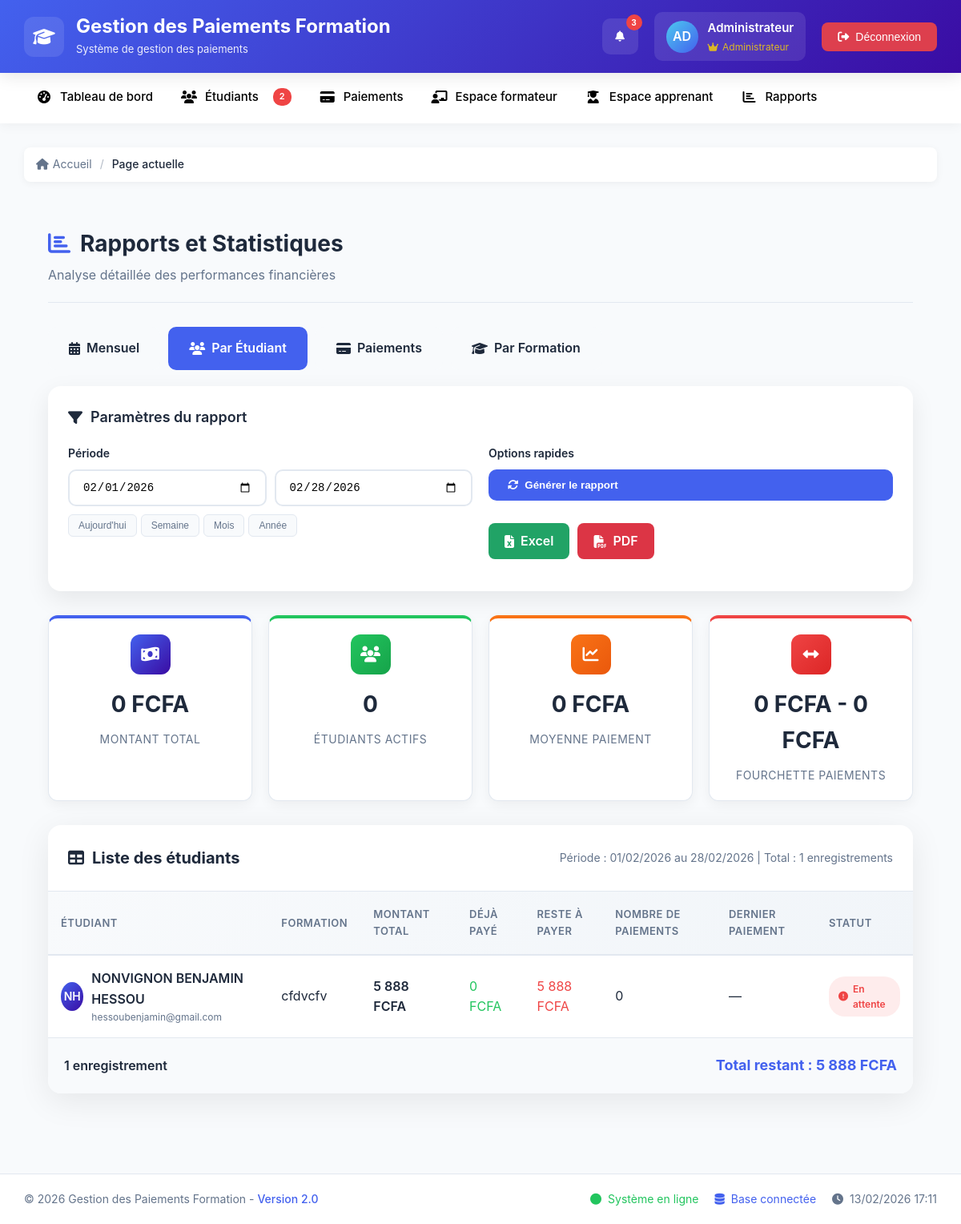
The page /raports.php?report_type=students&start_date=2026-02-01&end_date=2026-02-28 (signed in) on the database its author committed.
### tables this page shows
CREATE TABLE `students` (
  `id` int(11) NOT NULL,
  `first_name` varchar(100) NOT NULL,
  `last_name` varchar(100) NOT NULL,
  `email` varchar(255) NOT NULL,
  `phone` varchar(20) DEFAULT NULL,
  `formation_type` varchar(100) DEFAULT NULL,
  `total_amount` decimal(10,2) DEFAULT 0.00,
  `paid_amount` decimal(10,2) DEFAULT 0.00,
  `balance` decimal(10,2) DEFAULT 0.00,
  `registration_date` timestamp NOT NULL DEFAULT current_timestamp()
);

### raports.php (the view, shortened to what the rows shown need)
<?php
require_once 'includes/functions.php';
require_once 'config/database.php';
$start_date = $_GET['start_date'] ?? date('Y-m-01');
$end_date = $_GET['end_date'] ?? date('Y-m-t');
$report_type = $_GET['report_type'] ?? 'monthly';
$report_data = [];
switch ($report_type) {
    case 'students':
        $sql = "
            SELECT
                s.id,
                s.first_name,
                s.last_name,
                s.email,
                s.formation_type,
                s.total_amount,
                s.paid_amount,
                (s.total_amount - s.paid_amount) as balance,
                COUNT(p.id) as payment_count,
                SUM(p.amount) as total_paid,
                MAX(p.payment_date) as last_payment_date
            FROM students s
            LEFT JOIN payments p ON s.id = p.student_id
            WHERE (p.payment_date BETWEEN ? AND ? OR p.id IS NULL)
            GROUP BY s.id, s.first_name, s.last_name, s.email, s.formation_type, s.total_amount, s.paid_amount
            ORDER BY s.last_name, s.first_name
        ";
        $stmt = $pdo->prepare($sql);
        $stmt->execute([$start_date, $end_date]);
        $report_data = $stmt->fetchAll(PDO::FETCH_ASSOC);
        break;
}
?>
<!DOCTYPE html>
<html lang="fr">
<head>
    <link rel="stylesheet" href="assets/css/style.css">
    <link rel="stylesheet" href="https://cdnjs.cloudflare.com/ajax/libs/font-awesome/6.4.0/css/all.min.css">
</head>
<body>
    <?php include 'includes/header.php'; ?>
    <div class="reports-container">
        <div class="page-header">
            <div>
                <h1 class="page-title">
                    <i class="fas fa-chart-bar"></i>
                    Rapports et Statistiques
                </h1>
            </div>
        </div>
        <div class="report-table-container">
            <?php if (empty($report_data)): ?>
            <div class="empty-state">
                <i class="fas fa-chart-bar"></i>
                <h3>Aucune donnée disponible</h3>
                <p>Aucune donnée trouvée pour la période et les critères sélectionnés.</p>
                <p style="font-size: 14px; margin-top: 10px;">
                    Essayez de modifier la période ou les paramètres de filtrage.
                </p>
            </div>
            <?php else: ?>
            <div style="overflow-x: auto;">
                <table class="report-table">
                    <thead>
                        <tr>
                            <?php if ($report_type === 'monthly'): ?>
                            <th>Mois</th>
                            <th>Nombre de paiements</th>
                            <th>Étudiants uniques</th>
                            <th>Montant total</th>
                            <th>Moyenne par paiement</th>
                            <?php elseif ($report_type === 'students'): ?>
                            <th>Étudiant</th>
                            <th>Formation</th>
                            <th>Montant total</th>
                            <th>Déjà payé</th>
                            <th>Reste à payer</th>
                            <th>Nombre de paiements</th>
                            <th>Dernier paiement</th>
                            <th>Statut</th>
                            <?php endif; ?>
                        </tr>
                    </thead>
                    <tbody>
                        <?php foreach ($report_data as $row): ?>
                        <tr>
                            <?php if ($report_type === 'monthly'): ?>
                            <td style="font-weight: 600;"><?php echo $row['month_name']; ?></td>
                            <td><?php echo $row['payment_count']; ?></td>
                            <td><?php echo $row['student_count']; ?></td>
                            <td style="font-weight: 700; color: var(--success);">
                                <?php echo formatAmount($row['total_amount']); ?></td>
                            <td><?php echo formatAmount($row['average_amount']); ?></td>
                            <?php elseif ($report_type === 'students'):
                                $balance = $row['total_amount'] - $row['paid_amount'];
                                $status = $balance <= 0 ? 'paid' : ($row['paid_amount'] > 0 ? 'partial' : 'pending');
                                $status_class = 'status-' . $status;
                                $status_text = $balance <= 0 ? 'Payé' : ($row['paid_amount'] > 0 ? 'Partiel' : 'En attente');
                            ?>
                            <td>
                                <div style="display: flex; align-items: center; gap: 10px;">
                                    <div
                                        style="width: 36px; height: 36px; background: linear-gradient(135deg, var(--primary), var(--primary-dark)); border-radius: 50%; display: flex; align-items: center; justify-content: center; color: white; font-weight: 600; font-size: 14px;">
                                        <?php echo strtoupper(substr($row['first_name'], 0, 1) . substr($row['last_name'], 0, 1)); ?>
                                    </div>
                                    <div>
                                        <div style="font-weight: 600;">
                                            <?php echo htmlspecialchars($row['first_name'] . ' ' . $row['last_name']); ?>
                                        </div>
                                        <div style="font-size: 12px; color: var(--gray);">
                                            <?php echo htmlspecialchars($row['email']); ?></div>
                                    </div>
                                </div>
                            </td>
                            <td><?php echo htmlspecialchars($row['formation_type']); ?></td>
                            <td style="font-weight: 600;"><?php echo formatAmount($row['total_amount']); ?></td>
                            <td style="color: var(--success);"><?php echo formatAmount($row['paid_amount']); ?></td>
                            <td style="color: var(--danger);"><?php echo formatAmount($balance); ?></td>
                            <td><?php echo $row['payment_count']; ?></td>
                            <td><?php echo $row['last_payment_date'] ? formatDate($row['last_payment_date']) : '—'; ?>
                            </td>
                            <td>
                                <span class="status-badge <?php echo $status_class; ?>">
                                    <i
                                        class="fas fa-<?php echo $status === 'paid' ? 'check-circle' : ($status === 'partial' ? 'clock' : 'exclamation-circle'); ?>"></i>
                                    <?php echo $status_text; ?>
                                </span>
                            </td>
                            <?php endif; ?>
                        </tr>
                        <?php endforeach; ?>
                    </tbody>
                    <tfoot>
                        <tr style="background: var(--light);">
                            <td colspan="<?php echo $report_type === 'monthly' ? 5 : ($report_type === 'students' ? 8 : ($report_type === 'payments' ? 7 : 7)); ?>"
                                style="padding: 20px; text-align: right;">
                                <div style="display: flex; justify-content: space-between; align-items: center;">
                                    <div style="font-weight: 600; color: var(--dark);">
                                        <?php echo count($report_data); ?>
                                        enregistrement<?php echo count($report_data) > 1 ? 's' : ''; ?>
                                    </div>
                                    <div style="font-size: 18px; font-weight: 700; color: var(--primary);">
                                        <?php if ($report_type === 'monthly'): ?>
                                        Total général :
                                        <?php echo formatAmount(array_sum(array_column($report_data, 'total_amount'))); ?>
                                        <?php elseif ($report_type === 'students'): ?>
                                        Total restant :
                                        <?php echo formatAmount(array_sum(array_map(function($r) { return $r['total_amount'] - $r['paid_amount']; }, $report_data))); ?>
                                        <?php elseif ($report_type === 'payments'): ?>
                                        Total période :
                                        <?php echo formatAmount(array_sum(array_column($report_data, 'amount'))); ?>
                                        <?php elseif ($report_type === 'formation'): ?>
                                        Total formations :
                                        <?php echo formatAmount(array_sum(array_column($report_data, 'total_revenue'))); ?>
                                        <?php endif; ?>
                                    </div>
                                </div>
                            </td>
                        </tr>
                    </tfoot>
                </table>
            </div>
            <?php endif; ?>
        </div>
    </div>
    <?php include 'includes/footer.php'; ?>
</body>
</html>

### rows shown on the page
students: first_name+last_name "NH", first_name+last_name "NONVIGNON BENJAMIN HESSOU", email "hessoubenjamin@gmail.com", formation_type "cfdvcfv", total_amount "5 888 FCFA", paid_amount "0 FCFA", formatAmount($balance) "5 888 FCFA", payment_count "0", status_text "En attente", total_amount+paid_amount "5 888 FCFA"

### other values the page prints
SITE_NAME "Gestion des Paiements Formation"
$initials "AD"
$_SESSION['full_name'] "Administrateur"
$student_count "2"
formatAmount($summary_stats['total_amount'] ?? 0) "0 FCFA"
$summary_stats['total_students'] "0"
formatAmount($summary_stats['average_payment'] ?? 0) "0 FCFA"
formatAmount($summary_stats['min_payment'] ?? 0) "0 FCFA"
formatAmount($summary_stats['max_payment'] ?? 0) "0 FCFA"
$titles[$report_type] "Liste des étudiants"
formatDate($start_date) "01/02/2026"
formatDate($end_date) "28/02/2026"
count($report_data) "1"
